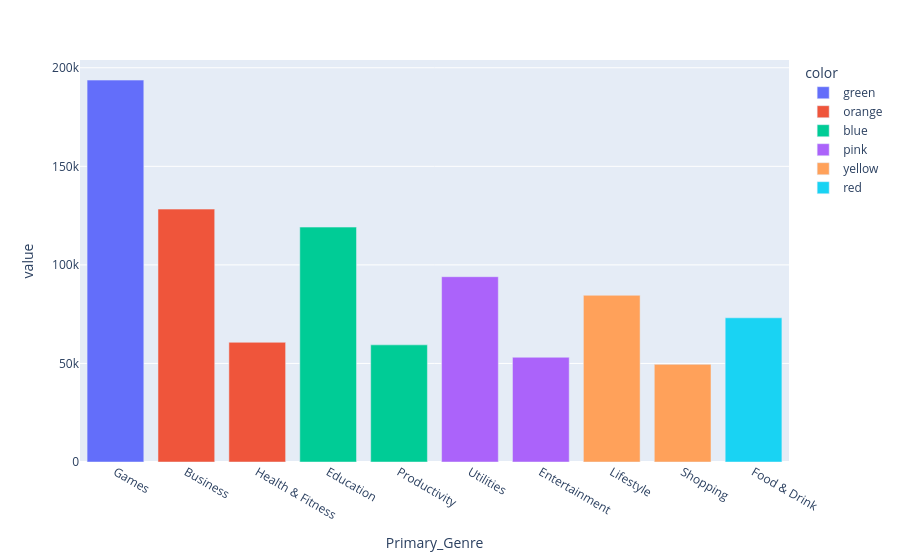

Notebook code for this chart:
### Markdown cell above
## 1.Top 10 Primary Genre

### Code cell
px.bar(df['Primary_Genre'].value_counts().nlargest(10),color=['green','orange','blue','pink','yellow','red','orange','blue','pink','yellow'])

### Figure 1 — Plotly figure (JSON) as saved in the notebook; plotly's stock layout.template omitted (floating-point values rounded to 4 significant figures)
{"data": [{"hovertemplate": "color=green<br>Primary_Genre=%{x}<br>value=%{y}<extra></extra>", "legendgroup": "green", "marker": {"color": "#636efa", "pattern": {"shape": ""}}, "name": "green", "orientation": "v", "showlegend": true, "textposition": "auto", "type": "bar", "x": ["Games"], "xaxis": "x", "y": [193749], "yaxis": "y"}, {"hovertemplate": "color=orange<br>Primary_Genre=%{x}<br>value=%{y}<extra></extra>", "legendgroup": "orange", "marker": {"color": "#EF553B", "pattern": {"shape": ""}}, "name": "orange", "orientation": "v", "showlegend": true, "textposition": "auto", "type": "bar", "x": ["Business", "Health & Fitness"], "xaxis": "x", "y": [128297, 60724], "yaxis": "y"}, {"hovertemplate": "color=blue<br>Primary_Genre=%{x}<br>value=%{y}<extra></extra>", "legendgroup": "blue", "marker": {"color": "#00cc96", "pattern": {"shape": ""}}, "name": "blue", "orientation": "v", "showlegend": true, "textposition": "auto", "type": "bar", "x": ["Education", "Productivity"], "xaxis": "x", "y": [119174, 59430], "yaxis": "y"}, {"hovertemplate": "color=pink<br>Primary_Genre=%{x}<br>value=%{y}<extra></extra>", "legendgroup": "pink", "marker": {"color": "#ab63fa", "pattern": {"shape": ""}}, "name": "pink", "orientation": "v", "showlegend": true, "textposition": "auto", "type": "bar", "x": ["Utilities", "Entertainment"], "xaxis": "x", "y": [94007, 53147], "yaxis": "y"}, {"hovertemplate": "color=yellow<br>Primary_Genre=%{x}<br>value=%{y}<extra></extra>", "legendgroup": "yellow", "marker": {"color": "#FFA15A", "pattern": {"shape": ""}}, "name": "yellow", "orientation": "v", "showlegend": true, "textposition": "auto", "type": "bar", "x": ["Lifestyle", "Shopping"], "xaxis": "x", "y": [84565, 49537], "yaxis": "y"}, {"hovertemplate": "color=red<br>Primary_Genre=%{x}<br>value=%{y}<extra></extra>", "legendgroup": "red", "marker": {"color": "#19d3f3", "pattern": {"shape": ""}}, "name": "red", "orientation": "v", "showlegend": true, "textposition": "auto", "type": "bar", "x": ["Food & Drink"], "xaxis": "x", "y": [73157], "yaxis": "y"}], "layout": {"barmode": "relative", "legend": {"title": {"text": "color"}, "tracegroupgap": 0}, "margin": {"t": 60}, "xaxis": {"anchor": "y", "domain": [0, 1], "title": {"text": "Primary_Genre"}}, "yaxis": {"anchor": "x", "domain": [0, 1], "title": {"text": "value"}}}}
